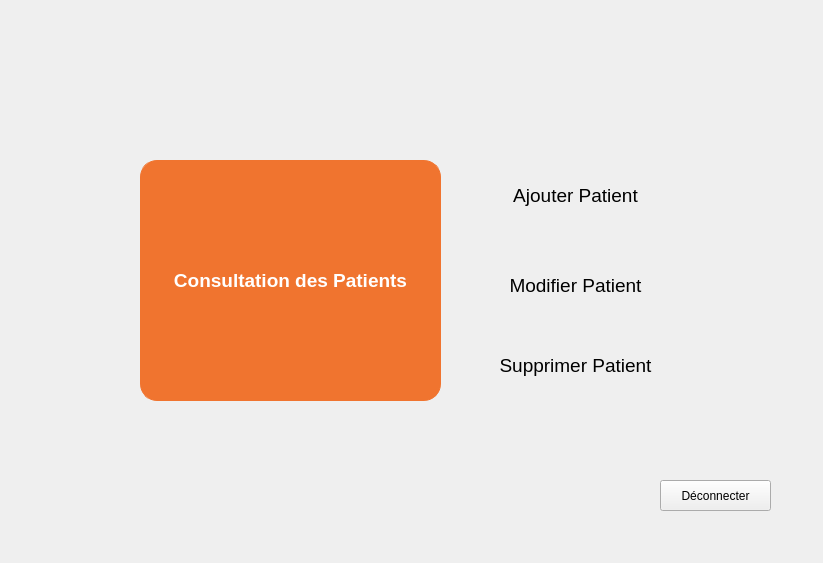
<?xml version="1.0" encoding="UTF-8"?>
<ui version="4.0">
 <class>Form</class>
 <widget class="QWidget" name="Form">
  <property name="geometry">
   <rect>
    <x>0</x>
    <y>0</y>
    <width>823</width>
    <height>563</height>
   </rect>
  </property>
  <property name="windowTitle">
   <string>Form</string>
  </property>
  <property name="styleSheet">
   <string notr="true">/*
 * The MIT License (MIT)
 *
 * Copyright (c) &lt;2013-2014&gt; &lt;Colin Duquesnoy&gt;
 * Copyright (c) &lt;2017&gt; &lt;Michell Stuttgart&gt;
 *
 * Permission is hereby granted, free of charge, to any person obtaining a copy
 * of this software and associated documentation files (the &quot;Software&quot;), to deal
 * in the Software without restriction, including without limitation the rights
 * to use, copy, modify, merge, publish, distribute, sublicense, and/or sell
 * copies of the Software, and to permit persons to whom the Software is
 * furnished to do so, subject to the following conditions:

 * The above copyright notice and this permission notice shall be included in
 * all copies or substantial portions of the Software.

 * THE SOFTWARE IS PROVIDED &quot;AS IS&quot;, WITHOUT WARRANTY OF ANY KIND, EXPRESS OR
 * IMPLIED, INCLUDING BUT NOT LIMITED TO THE WARRANTIES OF MERCHANTABILITY,
 * FITNESS FOR A PARTICULAR PURPOSE AND NONINFRINGEMENT. IN NO EVENT SHALL THE
 * AUTHORS OR COPYRIGHT HOLDERS BE LIABLE FOR ANY CLAIM, DAMAGES OR OTHER
 * LIABILITY, WHETHER IN AN ACTION OF CONTRACT, TORT OR OTHERWISE, ARISING FROM,
 * OUT OF OR IN CONNECTION WITH THE SOFTWARE OR THE USE OR OTHER DEALINGS IN
 * THE SOFTWARE.
 */

QToolTip {
    border: 1px solid black;
    background-color: #D1DBCB;
    padding: 1px;
    border-radius: 3px;
    opacity: 100;
}

QWidget {
    color: #b1b1b1;
    background-color: #323232;
    selection-background-color: #323232;
    selection-color: black;
    background-clip: border;
    border-image: none;
    border: 0px transparent black;
    outline: 0;
}

QWidget:item:hover {
    background-color: #D1DBCB;
    color: black;
}

QWidget:item:selected {
    background-color: #D1DBCB;
    border: 0px
}

QCheckBox {
    spacing: 5px;
    outline: none;
    color: #eff0f1;
    margin-bottom: 2px;
}

QCheckBox:disabled {
    color: #76797C;
}

QCheckBox::indicator,
QGroupBox::indicator {
    width: 18px;
    height: 18px;
}

QGroupBox::indicator {
    margin-left: 2px;
}

QCheckBox::indicator:unchecked {
    image: url(:/qss_icons/rc/checkbox_unchecked.png);
}

QCheckBox::indicator:unchecked:hover,
QCheckBox::indicator:unchecked:focus,
QCheckBox::indicator:unchecked:pressed,
QGroupBox::indicator:unchecked:hover,
QGroupBox::indicator:unchecked:focus,
QGroupBox::indicator:unchecked:pressed {
    border: none;
    image: url(:/qss_icons/rc/checkbox_unchecked_focus.png);
}

QCheckBox::indicator:checked {
    image: url(:/qss_icons/rc/checkbox_checked.png);
}

QCheckBox::indicator:checked:hover,
QCheckBox::indicator:checked:focus,
QCheckBox::indicator:checked:pressed,
QGroupBox::indicator:checked:hover,
QGroupBox::indicator:checked:focus,
QGroupBox::indicator:checked:pressed {
    border: none;
    image: url(:/qss_icons/rc/checkbox_checked_focus.png);
}

QCheckBox::indicator:indeterminate {
    image: url(:/qss_icons/rc/checkbox_indeterminate.png);
}

QCheckBox::indicator:indeterminate:focus,
QCheckBox::indicator:indeterminate:hover,
QCheckBox::indicator:indeterminate:pressed {
    image: url(:/qss_icons/rc/checkbox_indeterminate_focus.png);
}

QCheckBox::indicator:checked:disabled,
QGroupBox::indicator:checked:disabled {
    image: url(:/qss_icons/rc/checkbox_checked_disabled.png);
}

QCheckBox::indicator:unchecked:disabled,
QGroupBox::indicator:unchecked:disabled {
    image: url(:/qss_icons/rc/checkbox_unchecked_disabled.png);
}

QRadioButton {
    spacing: 5px;
    outline: none;
    color: #eff0f1;
    margin-bottom: 2px;
}

QRadioButton:disabled {
    color: #76797C;
}

QRadioButton::indicator {
    width: 21px;
    height: 21px;
}

QRadioButton::indicator:unchecked {
    image: url(:/qss_icons/rc/radio_unchecked.png);
}

QRadioButton::indicator:unchecked:hover,
QRadioButton::indicator:unchecked:focus,
QRadioButton::indicator:unchecked:pressed {
    border: none;
    outline: none;
    image: url(:/qss_icons/rc/radio_unchecked_focus.png);
}

QRadioButton::indicator:checked {
    border: none;
    outline: none;
    image: url(:/qss_icons/rc/radio_checked.png);
}

QRadioButton::indicator:checked:hover,
QRadioButton::indicator:checked:focus,
QRadioButton::indicator:checked:pressed {
    border: none;
    outline: none;
    image: url(:/qss_icons/rc/radio_checked_focus.png);
}

QRadioButton::indicator:checked:disabled {
    outline: none;
    image: url(:/qss_icons/rc/radio_checked_disabled.png);
}

QRadioButton::indicator:unchecked:disabled {
    image: url(:/qss_icons/rc/radio_unchecked_disabled.png);
}

QMenuBar {
    background-color: #323232;
    color: #D1DBCB;
}

QMenuBar::item {
    background-color: #323232;
    background: transparent;
    /* padding: 2px 20px 2px 20px; */
}

QMenuBar::item:selected {
    background: transparent;
    /* border: 1px solid #76797C; */
}

QMenuBar::item:pressed {
    border: 0px solid #76797C;
    background-color: #D1DBCB;
    color: #000;
    margin-bottom: -1px;
    padding-bottom: 1px;
}

QMenu {
    background-color: #323232;
    /* border: 1px solid #76797C; */
    color: #eff0f1;
    /*margin: 2px; */
}

QMenu::icon {
    /*margin: 5px;*/
}

QMenu::item {
    padding: 2px 30px 2px 30px;
    /*margin-left: 5px;*/
    border: 1px solid transparent;
    /* reserve space for selection border */
}

QMenu::item:selected {
    color: #000000;
}

QMenu::separator {
    height: 2px;
    background: #D1DBCB;
    margin-left: 10px;
    margin-right: 5px;
}

QMenu::indicator {
    width: 18px;
    height: 18px;
}


/* non-exclusive indicator = check box style indicator
    (see QActionGroup::setExclusive) */

QMenu::indicator:non-exclusive:unchecked {
    image: url(:/qss_icons/rc/checkbox_unchecked.png);
}

QMenu::indicator:non-exclusive:unchecked:selected {
    image: url(:/qss_icons/rc/checkbox_unchecked_disabled.png);
}

QMenu::indicator:non-exclusive:checked {
    image: url(:/qss_icons/rc/checkbox_checked.png);
}

QMenu::indicator:non-exclusive:checked:selected {
    image: url(:/qss_icons/rc/checkbox_checked_disabled.png);
}


/* exclusive indicator = radio button style indicator (see QActionGroup::setExclusive) */

QMenu::indicator:exclusive:unchecked {
    image: url(:/qss_icons/rc/radio_unchecked.png);
}

QMenu::indicator:exclusive:unchecked:selected {
    image: url(:/qss_icons/rc/radio_unchecked_disabled.png);
}

QMenu::indicator:exclusive:checked {
    image: url(:/qss_icons/rc/radio_checked.png);
}

QMenu::indicator:exclusive:checked:selected {
    image: url(:/qss_icons/rc/radio_checked_disabled.png);
}

QMenu::right-arrow {
    margin: 5px;
    image: url(:/qss_icons/rc/right_arrow.png)
}

QWidget:disabled {
    color: #454545;
    background-color: #323232;
}

QAbstractItemView {
    alternate-background-color: #323232;
    color: #eff0f1;
    border: 1px solid 3A3939;
    border-radius: 2px;
}

QWidget:focus,
QMenuBar:focus,
QToolBar:focus,
QScrollAreaViewer:focus {
    /* border: 2px solid #D1DBCB; */
}

QTabWidget:focus,
QCheckBox:focus,
QRadioButton:focus,
QSlider:focus {
    border: none;
}

QLineEdit {
    background-color: #1e1e1e;
    selection-background-color: #D1DBCB;
    selection-color: black;
    padding: 5px;
    border-style: solid;
    border: 1px solid #76797C;
    border-radius: 2px;
    color: #eff0f1;
}

QGroupBox {
    border: 1px solid #76797C;
    border-radius: 2px;
    margin-top: 20px;
}

QGroupBox::title {
    subcontrol-origin: margin;
    subcontrol-position: top center;
    padding-left: 10px;
    padding-right: 10px;
    padding-top: 10px;
}

QAbstractScrollArea {
    border-radius: 0px;
    border: 0px solid #76797C;
    background-color: transparent;
}

QScrollBar:horizontal {
    height: 15px;
    margin: 3px 15px 3px 15px;
    border: 1px transparent #2A2929;
    border-radius: 4px;
    background-color: #2A2929;
}

QScrollBar::handle:horizontal {
    background-color: #605F5F;
    min-width: 5px;
    border-radius: 4px;
}

QScrollBar::add-line:horizontal {
    margin: 0px 3px 0px 3px;
    border-image: url(:/qss_icons/rc/right_arrow_disabled.png);
    width: 10px;
    height: 10px;
    subcontrol-position: right;
    subcontrol-origin: margin;
}

QScrollBar::sub-line:horizontal {
    margin: 0px 3px 0px 3px;
    border-image: url(:/qss_icons/rc/left_arrow_disabled.png);
    height: 10px;
    width: 10px;
    subcontrol-position: left;
    subcontrol-origin: margin;
}

QScrollBar::add-line:horizontal:hover,
QScrollBar::add-line:horizontal:on {
    border-image: url(:/qss_icons/rc/right_arrow.png);
    height: 10px;
    width: 10px;
    subcontrol-position: right;
    subcontrol-origin: margin;
}

QScrollBar::sub-line:horizontal:hover,
QScrollBar::sub-line:horizontal:on {
    border-image: url(:/qss_icons/rc/left_arrow.png);
    height: 10px;
    width: 10px;
    subcontrol-position: left;
    subcontrol-origin: margin;
}

QScrollBar::up-arrow:horizontal,
QScrollBar::down-arrow:horizontal {
    background: none;
}

QScrollBar::add-page:horizontal,
QScrollBar::sub-page:horizontal {
    background: none;
}

QScrollBar:vertical {
    background-color: #2A2929;
    width: 15px;
    margin: 15px 3px 15px 3px;
    border: 1px transparent #2A2929;
    border-radius: 4px;
}

QScrollBar::handle:vertical {
    background-color: #605F5F;
    min-height: 5px;
    border-radius: 4px;
}

QScrollBar::sub-line:vertical {
    margin: 3px 0px 3px 0px;
    border-image: url(:/qss_icons/rc/up_arrow_disabled.png);
    height: 10px;
    width: 10px;
    subcontrol-position: top;
    subcontrol-origin: margin;
}

QScrollBar::add-line:vertical {
    margin: 3px 0px 3px 0px;
    border-image: url(:/qss_icons/rc/down_arrow_disabled.png);
    height: 10px;
    width: 10px;
    subcontrol-position: bottom;
    subcontrol-origin: margin;
}

QScrollBar::sub-line:vertical:hover,
QScrollBar::sub-line:vertical:on {
    border-image: url(:/qss_icons/rc/up_arrow.png);
    height: 10px;
    width: 10px;
    subcontrol-position: top;
    subcontrol-origin: margin;
}

QScrollBar::add-line:vertical:hover,
QScrollBar::add-line:vertical:on {
    border-image: url(:/qss_icons/rc/down_arrow.png);
    height: 10px;
    width: 10px;
    subcontrol-position: bottom;
    subcontrol-origin: margin;
}

QScrollBar::up-arrow:vertical,
QScrollBar::down-arrow:vertical {
    background: none;
}

QScrollBar::add-page:vertical,
QScrollBar::sub-page:vertical {
    background: none;
}

QTextEdit {
    background-color: #1e1e1e;
    color: #eff0f1;
    border: 1px solid #76797C;
}

QPlainTextEdit {
    background-color: #1e1e1e;
    ;
    color: #eff0f1;
    border-radius: 2px;
    border: 1px solid #76797C;
}

QHeaderView::section {
    background-color: #76797C;
    color: #eff0f1;
    padding: 5px;
    border: 1px solid #76797C;
}

QSizeGrip {
    image: url(:/qss_icons/rc/sizegrip.png);
    width: 12px;
    height: 12px;
}

QMainWindow::separator {
    background-color: #323232;
    color: white;
    padding-left: 4px;
    spacing: 2px;
    border: 1px dashed #76797C;
}

QMainWindow::separator:hover {
    background-color: #787876;
    color: white;
    padding-left: 4px;
    border: 1px solid #76797C;
    spacing: 2px;
}

QMenu::separator {
    height: 1px;
    background-color: #76797C;
    color: white;
    padding-left: 4px;
    margin-left: 10px;
    margin-right: 5px;
}

QFrame {
    border-radius: 0px;
    /*border: 1px solid #76797C;*/
}

QFrame[frameShape=&quot;0&quot;] {
    border-radius: 0px;
    border: 0px transparent #76797C;
}

QStackedWidget {
    border: 1px transparent black;
}

QToolBar {
    border: 0px transparent #393838;
    background: 0px solid #323232;
    font-weight: bold;
}

QToolBar::handle:horizontal {
    image: url(:/qss_icons/rc/Hmovetoolbar.png);
}

QToolBar::handle:vertical {
    image: url(:/qss_icons/rc/Vmovetoolbar.png);
}

QToolBar::separator:horizontal {
    image: url(:/qss_icons/rc/Hsepartoolbar.png);
}

QToolBar::separator:vertical {
    image: url(:/qss_icons/rc/Vsepartoolbar.png);
}

QToolButton#qt_toolbar_ext_button {
    background: #58595a
}

QPushButton {
    color: #eff0f1;
    background-color: #323232;
    border-width: 1px;
    border-color: #76797C;
    border-style: solid;
    padding: 5px;
    border-radius: 0px;
    outline: none;
}

QPushButton:disabled {
    background-color: rgb(117, 0, 176);
    border-width: 1px;
    border-color: #454545;
    border-style: solid;
    padding-top: 5px;
    padding-bottom: 5px;
    padding-left: 10px;
    padding-right: 10px;
    border-radius: 2px;
    color: #454545;
}

QPushButton:focus {
    background-color: #D1DBCB;
    color: black;
}

QPushButton:pressed {
    color: black;
    background-color: #D1DBCB;
    padding-top: -15px;
    padding-bottom: -17px;
}

QComboBox {
    selection-background-color: #D1DBCB;
    background-color: #31363B;
    border-style: solid;
    border: 1px solid #76797C;
    border-radius: 2px;
    padding: 5px;
    min-width: 75px;
}

QPushButton:checked {
    background-color: #76797C;
    border-color: #6A6969;
}

QComboBox:hover,
QPushButton:hover,
QAbstractSpinBox:hover,
QLineEdit:hover,
QTextEdit:hover,
QPlainTextEdit:hover,
QAbstractView:hover,
QTreeView:hover {
    border: 1px solid #D1DBCB;
}

QComboBox:on {
    padding-top: 0px;
    padding-left: 4px;
    selection-background-color: #4a4a4a;
}

QComboBox QAbstractItemView {
    background-color: #1e1e1e;
    border-radius: 2px;
    border: 1px solid #76797C;
    selection-background-color: #D1DBCB;
}

QComboBox::drop-down {
    subcontrol-origin: padding;
    subcontrol-position: top right;
    width: 15px;
    border-left-width: 0px;
    border-left-color: darkgray;
    border-left-style: solid;
    border-top-right-radius: 3px;
    border-bottom-right-radius: 3px;
}

QComboBox::down-arrow {
    image: url(:/qss_icons/rc/down_arrow_disabled.png);
}

QComboBox::down-arrow:on,
QComboBox::down-arrow:hover,
QComboBox::down-arrow:focus {
    image: url(:/qss_icons/rc/down_arrow.png);
}

QAbstractSpinBox {
    padding: 2px;
    margin: 2px;
    background-color: #1e1e1e;
    color: #eff0f1;
    border-radius: 0px;
    min-width: 75px;
    selection-background-color: #D1DBCB;
    selection-color: black;
}

QAbstractSpinBox:up-button {
    background-color: transparent;
    subcontrol-origin: border;
    subcontrol-position: center right;
}

QAbstractSpinBox:down-button {
    background-color: transparent;
    subcontrol-origin: border;
    subcontrol-position: center left;
}

QAbstractSpinBox::up-arrow,
QAbstractSpinBox::up-arrow:disabled,
QAbstractSpinBox::up-arrow:off {
    image: url(:/qss_icons/rc/up_arrow_disabled.png);
    width: 10px;
    height: 10px;
}

QAbstractSpinBox::up-arrow:hover {
    image: url(:/qss_icons/rc/up_arrow.png);
}

QAbstractSpinBox::down-arrow,
QAbstractSpinBox::down-arrow:disabled,
QAbstractSpinBox::down-arrow:off {
    image: url(:/qss_icons/rc/down_arrow_disabled.png);
    width: 10px;
    height: 10px;
}

QAbstractSpinBox::down-arrow:hover {
    image: url(:/qss_icons/rc/down_arrow.png);
}

QLabel {
    border: 0px solid black;
    margin-left: 2px;
    margin-right: 2px;
    color: #D1DBCB;
}

QTabWidget {
    border: 0px transparent black;
}

QTabWidget::pane {
    border: 1px solid #76797C;
    padding: 5px;
    margin: 0px;
}

QTabWidget::tab-bar {
    left: 5px;
    /* move to the right by 5px */
}

QTabBar {
    qproperty-drawBase: 0;
    border-radius: 3px;
}

QTabBar::focus {
    border: 0px transparent black;
    color: black;
}

QTabBar::hover {
    border: 0px transparent black;
    color: black;
}

QTabBar::close-button {
    image: url(:/qss_icons/rc/close.png);
    background: transparent;
}

QTabBar::close-button:hover {
    image: url(:/qss_icons/rc/close-hover.png);
    background: transparent;
}

QTabBar::close-button:pressed {
    image: url(:/qss_icons/rc/close-pressed.png);
    background: transparent;
}


/* TOP TABS */

QTabBar::tab:top {
    color: #eff0f1;
    border: 1px solid #76797C;
    border-bottom: 1px transparent black;
    background-color: #323232;
    padding: 5px;
    min-width: 50px;
    border-top-left-radius: 2px;
    border-top-right-radius: 2px;
}

QTabBar::tab:top:!selected {
    color: #eff0f1;
    background-color: #54575B;
    border: 1px solid #76797C;
    border-bottom: 1px transparent black;
    border-top-left-radius: 2px;
    border-top-right-radius: 2px;
}

QTabBar::tab:top:!selected:hover {
    background-color: #D1DBCB;
    color: black;
}


/* BOTTOM TABS */

QTabBar::tab:bottom {
    color: #eff0f1;
    border: 1px solid #76797C;
    border-top: 1px transparent black;
    background-color: #323232;
    padding: 5px;
    border-bottom-left-radius: 2px;
    border-bottom-right-radius: 2px;
    min-width: 50px;
}

QTabBar::tab:bottom:!selected {
    color: #eff0f1;
    background-color: #54575B;
    border: 1px solid #76797C;
    border-top: 1px transparent black;
    border-bottom-left-radius: 2px;
    border-bottom-right-radius: 2px;
}

QTabBar::tab:bottom:!selected:hover {
    background-color: #D1DBCB;
    color: black;
}


/* LEFT TABS */

QTabBar::tab:left {
    color: #eff0f1;
    border: 1px solid #76797C;
    border-left: 1px transparent black;
    background-color: #323232;
    padding: 5px;
    border-top-right-radius: 2px;
    border-bottom-right-radius: 2px;
    min-height: 50px;
}

QTabBar::tab:left:!selected {
    color: #eff0f1;
    background-color: #54575B;
    border: 1px solid #76797C;
    border-left: 1px transparent black;
    border-top-right-radius: 2px;
    border-bottom-right-radius: 2px;
}

QTabBar::tab:left:!selected:hover {
    background-color: #D1DBCB;
    color: black;
}


/* RIGHT TABS */

QTabBar::tab:right {
    color: #eff0f1;
    border: 1px solid #76797C;
    border-right: 1px transparent black;
    background-color: #323232;
    padding: 5px;
    border-top-left-radius: 2px;
    border-bottom-left-radius: 2px;
    min-height: 50px;
}

QTabBar::tab:right:!selected {
    color: #eff0f1;
    background-color: #54575B;
    border: 1px solid #76797C;
    border-right: 1px transparent black;
    border-top-left-radius: 2px;
    border-bottom-left-radius: 2px;
}

QTabBar::tab:right:!selected:hover {
    background-color: #D1DBCB;
    color: black;
}

QTabBar QToolButton::right-arrow:enabled {
    image: url(:/qss_icons/rc/right_arrow.png);
}

QTabBar QToolButton::left-arrow:enabled {
    image: url(:/qss_icons/rc/left_arrow.png);
}

QTabBar QToolButton::right-arrow:disabled {
    image: url(:/qss_icons/rc/right_arrow_disabled.png);
}

QTabBar QToolButton::left-arrow:disabled {
    image: url(:/qss_icons/rc/left_arrow_disabled.png);
}

QDockWidget {
    background: #323232;
    border: 1px solid #403F3F;
    titlebar-close-icon: url(:/qss_icons/rc/close.png);
    titlebar-normal-icon: url(:/qss_icons/rc/undock.png);
}

QDockWidget::close-button,
QDockWidget::float-button {
    border: 1px solid transparent;
    border-radius: 2px;
    background: transparent;
}

QDockWidget::close-button:hover,
QDockWidget::float-button:hover {
    background: rgba(255, 255, 255, 10);
}

QDockWidget::close-button:pressed,
QDockWidget::float-button:pressed {
    padding: 1px -1px -1px 1px;
    background: rgba(255, 255, 255, 10);
}

QTreeView,
QListView {
    border: 1px solid #76797C;
    background-color: #1e1e1e;
}

QTreeView:branch:selected,
QTreeView:branch:hover {
    background: url(:/qss_icons/rc/transparent.png);
}

QTreeView::branch:has-siblings:!adjoins-item {
    border-image: url(:/qss_icons/rc/transparent.png);
}

QTreeView::branch:has-siblings:adjoins-item {
    border-image: url(:/qss_icons/rc/transparent.png);
}

QTreeView::branch:!has-children:!has-siblings:adjoins-item {
    border-image: url(:/qss_icons/rc/transparent.png);
}

QTreeView::branch:has-children:!has-siblings:closed,
QTreeView::branch:closed:has-children:has-siblings {
    image: url(:/qss_icons/rc/branch_closed.png);
}

QTreeView::branch:open:has-children:!has-siblings,
QTreeView::branch:open:has-children:has-siblings {
    image: url(:/qss_icons/rc/branch_open.png);
}

QTreeView::branch:has-children:!has-siblings:closed:hover,
QTreeView::branch:closed:has-children:has-siblings:hover {
    image: url(:/qss_icons/rc/branch_closed-on.png);
}

QTreeView::branch:open:has-children:!has-siblings:hover,
QTreeView::branch:open:has-children:has-siblings:hover {
    image: url(:/qss_icons/rc/branch_open-on.png);
}

QListView::item:!selected:hover,
QTreeView::item:!selected:hover {
    background: #848383;
    outline: 0;
    color: #eff0f1;
}

QListView::item:selected:hover,
QTreeView::item:selected:hover {
    background: #D1DBCB;
}

QSlider::groove:horizontal {
    border: 1px solid #565a5e;
    height: 4px;
    background: #565a5e;
    margin: 0px;
    border-radius: 2px;
}

QSlider::handle:horizontal {
    background: #D1DBCB;
    border: 1px solid #999999;
    width: 10px;
    height: 10px;
    margin: -5px 0;
}

QSlider::add-page:qlineargradient {
    background: #595858;
    border-top-right-radius: 5px;
    border-bottom-right-radius: 5px;
    border-top-left-radius: 0px;
    border-bottom-left-radius: 0px;
}

QSlider::sub-page::qlineargradient:horizontal {
    background: #D1DBCB;
    border-top-right-radius: 0px;
    border-bottom-right-radius: 0px;
    border-top-left-radius: 5px;
    border-bottom-left-radius: 5px;
}

QSlider::groove:vertical {
    border: 1px solid #565a5e;
    width: 4px;
    background: #565a5e;
    margin: 0px;
    border-radius: 3px;
}

QSlider::handle:vertical {
    background: #D1DBCB;
    border: 1px solid #999999;
    width: 10px;
    height: 10px;
    margin: 0 -5px;
}

QToolButton {
    color: #D1DBCB;
    background-color: transparent;
    border: 0px transparent #76797C;
    border-radius: 0px;
    padding: 1px;
    margin-right: 5px;
}

QToolButton[popupMode=&quot;1&quot;] {
    /* only for MenuButtonPopup */
    padding-right: 20px;
    /* make way for the popup button */
    border: 1px #76797C;
    border-radius: 0px;
}

QToolButton[popupMode=&quot;2&quot;] {
    /* only for InstantPopup */
    padding-right: 10px;
    /* make way for the popup button */
    border: 0px #76797C;
}

QToolButton:hover,
QToolButton::menu-button:hover {
    background-color: transparent;
    border: 1px solid #D1DBCB;
    padding: 2px;
}

QToolButton:checked,
QToolButton:pressed,
QToolButton::menu-button:pressed {
    color: black;
    background-color: #D1DBCB;
    border: 0px solid #D1DBCB;
    padding: 2px;
}


/* the subcontrol below is used only in the InstantPopup or DelayedPopup mode */

QToolButton::menu-indicator {
    image: url(:/qss_icons/rc/down_arrow.png);
    top: -7px;
    left: -2px;
    /* shift it a bit */
}


/* the subcontrols below are used only in the MenuButtonPopup mode */

QToolButton::menu-button {
    border: 1px transparent #76797C;
    border-top-right-radius: 6px;
    border-bottom-right-radius: 6px;
    /* 16px width + 4px for border = 20px allocated above */
    width: 16px;
    outline: none;
}

QToolButton::menu-arrow {
    image: url(:/qss_icons/rc/down_arrow.png);
}

QToolButton::menu-arrow:open {
    border: 1px solid #76797C;
}

QPushButton::menu-indicator {
    subcontrol-origin: padding;
    subcontrol-position: bottom right;
    left: 8px;
}

QTableView {
    border: 1px solid #76797C;
    gridline-color: #323232;
    background-color: #1e1e1e;
}

QTableView,
QHeaderView {
    border-radius: 0px;
}

QTableView::item:pressed,
QListView::item:pressed,
QTreeView::item:pressed {
    background: #D1DBCB;
    color: black;
}

QTableView::item:selected:active,
QTreeView::item:selected:active,
QListView::item:selected:active {
    background: #D1DBCB;
    color: black;
}

QHeaderView {
    background-color: #323232;
    border: 1px transparent;
    border-radius: 0px;
    margin: 0px;
    padding: 0px;
}

QHeaderView::section {
    background-color: #323232;
    color: #eff0f1;
    padding: 5px;
    border: 1px solid #76797C;
    border-radius: 0px;
    text-align: center;
}

QHeaderView::section::vertical::first,
QHeaderView::section::vertical::only-one {
    border-top: 1px solid #76797C;
}

QHeaderView::section::vertical {
    border-top: transparent;
}

QHeaderView::section::horizontal::first,
QHeaderView::section::horizontal::only-one {
    border-left: 1px solid #76797C;
}

QHeaderView::section::horizontal {
    border-left: transparent;
}

QHeaderView::section:checked {
    color: white;
    background-color: #848383;
}


/* style the sort indicator */

QHeaderView::down-arrow {
    image: url(:/qss_icons/rc/down_arrow.png);
}

QHeaderView::up-arrow {
    image: url(:/qss_icons/rc/up_arrow.png);
}

QTableCornerButton::section {
    background-color: #323232;
    border: 1px transparent #76797C;
    border-radius: 0px;
}

QToolBox {
    padding: 5px;
    border: 1px transparent black;
}

QToolBox::tab {
    color: #eff0f1;
    background-color: #323232;
    border: 1px solid #76797C;
    border-bottom: 1px transparent #323232;
    border-top-left-radius: 5px;
    border-top-right-radius: 5px;
}

QToolBox::tab:selected {
    /* italicize selected tabs */
    font: italic;
    background-color: #323232;
    border-color: #D1DBCB;
}

QStatusBar::item {
    border: 0px transparent dark;
    margin: 0px;
    border: 0px;
}

QFrame[height=&quot;3&quot;],
QFrame[width=&quot;3&quot;] {
    background-color: #76797C;
}

QSplitter::handle {
    border: 1px dashed #76797C;
}

QSplitter::handle:hover {
    background-color: #787876;
    border: 1px solid #76797C;
}

QSplitter::handle:horizontal {
    width: 1px;
}

QSplitter::handle:vertical {
    height: 1px;
}

QProgressBar {
    border: 1px solid #76797C;
    border-radius: 5px;
    text-align: center;
}

QProgressBar::chunk {
    background-color: #D1DBCB;
}

QDateEdit {
    selection-background-color: #D1DBCB;
    border-style: solid;
    border: 1px solid #CEE343;
    border-radius: 2px;
    padding: 1px;
    min-width: 75px;
}

QDateEdit:on {
    padding-top: 3px;
    padding-left: 4px;
    selection-background-color: #4a4a4a;
}

QDateEdit QAbstractItemView {
    background-color: #1e1e1e;
    border-radius: 2px;
    border: 1px solid #3375A3;
    selection-background-color: #D1DBCB;
}

QDateEdit::drop-down {
    subcontrol-origin: padding;
    subcontrol-position: top right;
    width: 15px;
    border-left-width: 0px;
    border-left-color: darkgray;
    border-left-style: solid;
    border-top-right-radius: 3px;
    border-bottom-right-radius: 3px;
}

QDateEdit::down-arrow {
    image: url(:/qss_icons/rc/down_arrow_disabled.png);
}

QDateEdit::down-arrow:on,
QDateEdit::down-arrow:hover,
QDateEdit::down-arrow:focus {
    image: url(:/qss_icons/rc/down_arrow.png);
}</string>
  </property>
  <widget class="QPushButton" name="button_consultation">
   <property name="geometry">
    <rect>
     <x>140</x>
     <y>160</y>
     <width>301</width>
     <height>241</height>
    </rect>
   </property>
   <property name="font">
    <font>
     <pointsize>14</pointsize>
     <weight>75</weight>
     <bold>true</bold>
    </font>
   </property>
   <property name="styleSheet">
    <string notr="true">QPushButton
{
	background-color: #f0742f;
	color: #fff;
	font-weight: bold;
	border-style: solid;
	border-width: 1px;
	border-radius: 17px;
	border-color: #f0742f;
	padding: 10px;

}


QPushButton::hover
{
	background-color: #fc7c11;
	color: #fff;

}


QPushButton::pressed
{
	background-color: #ff6b35;
	color: #fff;

}
</string>
   </property>
   <property name="text">
    <string>Consultation des Patients</string>
   </property>
  </widget>
  <widget class="QPushButton" name="button_ajoute_patient">
   <property name="geometry">
    <rect>
     <x>460</x>
     <y>160</y>
     <width>231</width>
     <height>71</height>
    </rect>
   </property>
   <property name="font">
    <font>
     <pointsize>14</pointsize>
    </font>
   </property>
   <property name="styleSheet">
    <string notr="true">border-radius: 12px;
</string>
   </property>
   <property name="text">
    <string>Ajouter Patient</string>
   </property>
  </widget>
  <widget class="QPushButton" name="button_modifier_patient">
   <property name="geometry">
    <rect>
     <x>460</x>
     <y>250</y>
     <width>231</width>
     <height>71</height>
    </rect>
   </property>
   <property name="font">
    <font>
     <pointsize>14</pointsize>
    </font>
   </property>
   <property name="styleSheet">
    <string notr="true">border-radius: 12px;
</string>
   </property>
   <property name="text">
    <string>Modifier Patient</string>
   </property>
  </widget>
  <widget class="QPushButton" name="button_suprimer_patient">
   <property name="geometry">
    <rect>
     <x>460</x>
     <y>330</y>
     <width>231</width>
     <height>71</height>
    </rect>
   </property>
   <property name="font">
    <font>
     <pointsize>14</pointsize>
    </font>
   </property>
   <property name="styleSheet">
    <string notr="true">border-radius: 12px;
</string>
   </property>
   <property name="text">
    <string>Supprimer Patient</string>
   </property>
  </widget>
  <widget class="QPushButton" name="button_deconnecter">
   <property name="geometry">
    <rect>
     <x>660</x>
     <y>480</y>
     <width>111</width>
     <height>31</height>
    </rect>
   </property>
   <property name="toolTip">
    <string>Click to login</string>
   </property>
   <property name="text">
    <string>Déconnecter</string>
   </property>
   <property name="shortcut">
    <string>Esc</string>
   </property>
  </widget>
 </widget>
 <resources/>
 <connections/>
</ui>
